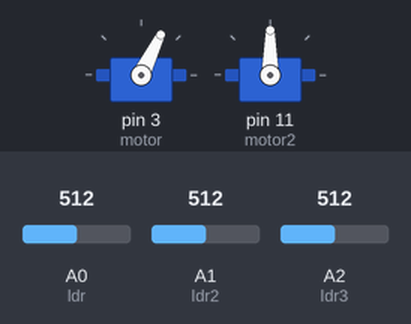
A sketch run on a simulated Arduino Uno, built with avr-gcc and run on an emulated ATmega328P. On the bench: 2 × servo. Inputs (shaded band) come from the test bench; at power-on: A0 (ldr) = 512, A1 (ldr2) = 512, A2 (ldr3) = 512.

Above: at 1.2 s.
1.3 s: A0 (ldr) set to 524
2.8 s: A0 (ldr) set to 543
At 4.0 s:
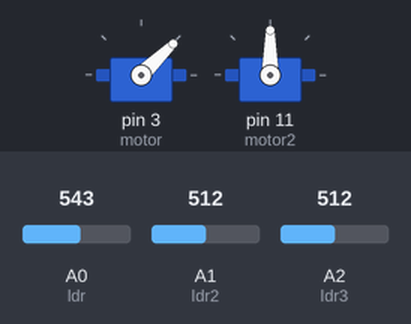
4.3 s: A1 (ldr2) set to 716
At 5.2 s:
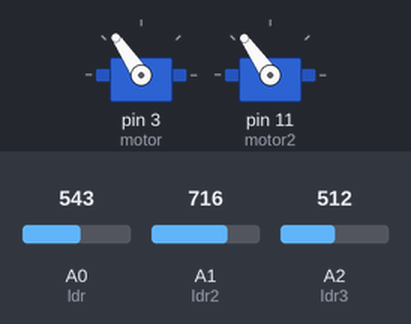
5.8 s: A2 (ldr3) set to 540
At 6.4 s:
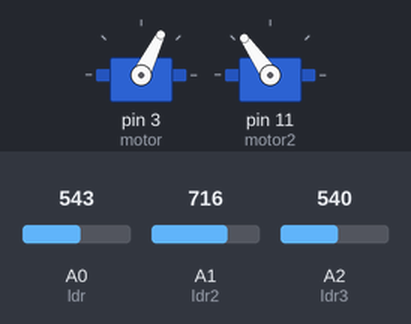
7.3 s: A1 (ldr2) set to 900
At 8.5 s:
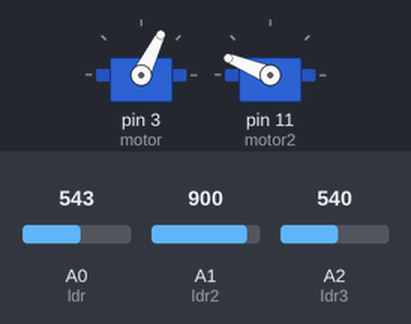
8.8 s: A2 (ldr3) set to 511
At 9.9 s:
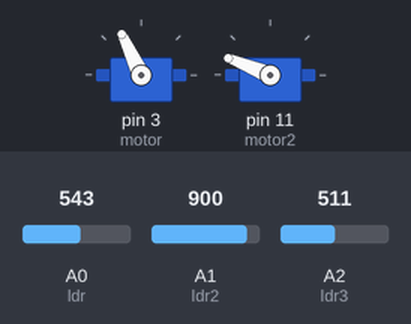
Timing chart, 0 to 11.3 s (numbered marks = the images above; inputs shaded):
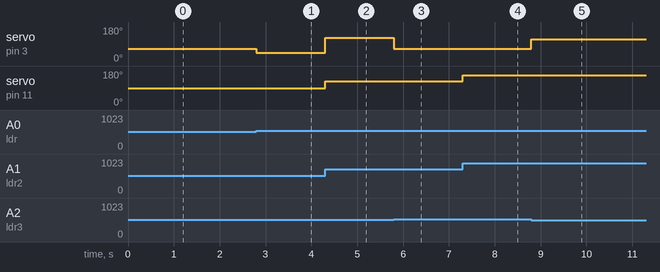

The sketch:

arduino02.ino
```cpp
#include <Servo.h>
#include <math.h>

int ldr = A0;
int ldr2 = A1;
int ldr3 = A2;
int lastPosition = 500;
Servo motor;
Servo motor2;

void setup()
{
  pinMode(ldr, INPUT);
  pinMode(ldr2, INPUT);
  pinMode(ldr3, INPUT);
  motor.attach(3);
  motor2.attach(11);
  Serial.begin(9600);
}

void loop()
{
  int reading = analogRead(ldr);
  int reading2 = analogRead(ldr2);
  int reading3 = analogRead(ldr3);

  moveMotor(reading, reading2, reading3);
  moveMotor2(reading2);
}

void  moveMotor(int reading1, int reading2, int reading3)
{
  int result;
  int diffA = reading1 - reading2;
  int diffB = reading3 - reading2;

  if (abs(abs(diffA) - abs(diffB)) > 10)
  {
    if (abs(diffA) > abs(diffB) && abs(diffA) > 20)
    {
      result = map(diffA, -900, 900, 90, 0);
    }
    else if (abs(diffA) <= abs(diffB) && abs(diffB) > 20)
    {
      result = map(diffB, -900, 900, 90, 180);
    }
  }
  if (abs(result - lastPosition) > 10 && (result > 100 || result < 80))
  {
    lastPosition = result;
    motor.write(result);
  }
}

void  moveMotor2(int reading2)
{
  motor2.write(map(reading2, 0, 1023, 0, 180));
}
```

Measured:
- the behaviour switches between 532 and 533 on A0 (ldr) (found by bisection; images 0 and 1)
- the behaviour switches between 532 and 533 on A2 (ldr3) (found by bisection; images 2 and 3)
- after the input at 1.3 s, every drawn part: stays the same
- after the input at 2.8 s, servo on pin 3 (motor): 64° → 44° at once
- after the input at 4.3 s, servo on pin 3 (motor): 44° → 124° at once; servo on pin 11 (motor2): 90° → 125° at once
- after the input at 5.8 s, servo on pin 3 (motor): 124° → 64° at once
- after the input at 7.3 s, servo on pin 11 (motor2): 125° → 158° at once
- after the input at 8.8 s, servo on pin 3 (motor): 64° → 115° at once
